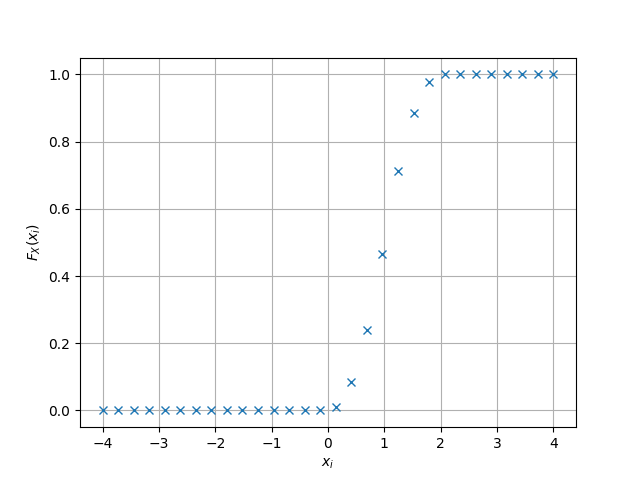

Generate this figure with Python:
#Importing numpy, scipy, mpmath and pyplot
import numpy as np
import matplotlib.pyplot as plt

# #if using termux
# import subprocess
# import shlex
# #end if

x = np.linspace(-4,4,30)#points on the x axis
simlen = int(1e6) #number of samples
err = [] #declaring probability list
#randvar = np.random.normal(0,1,simlen)
randvar = np.loadtxt('fourth1.dat',dtype='double')

for i in range(0,30):
    err_ind = np.nonzero(randvar < x[i]) #checking probability condition
    err_n = np.size(err_ind) #computing the probability
    err.append(err_n/simlen) #storing the probability values in a list



plt.plot(x,err,'x')

plt.grid() #creating the grid
plt.xlabel('$x_i$')
plt.ylabel('$F_X(x_i)$')
#plt.legend(["Numerical","Theory"])

# #if using termux
# plt.savefig('../figs/uni_cdf.pdf')
# plt.savefig('../figs/uni_cdf.eps')
# subprocess.run(shlex.split("termux-open ../figs/uni_cdf.pdf"))
#if using termux
#plt.savefig('../figs/gauss_cdf.pdf')
#plt.savefig('../figs/gauss_cdf.eps')
#subprocess.run(shlex.split("termux-open ../figs/gauss_cdf.pdf"))
#else
plt.show() #opening the plot window
